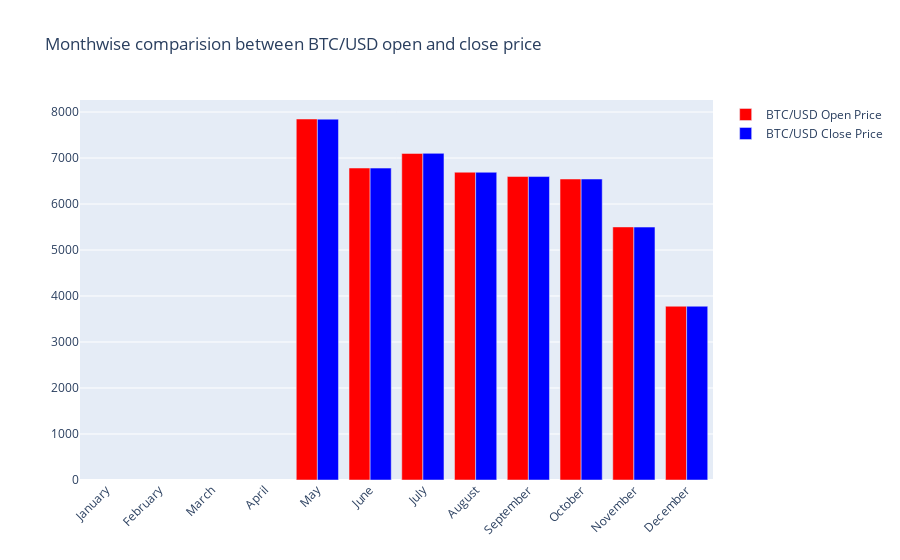

Notebook source saved alongside this figure:
### Markdown cell above
#### 2018

### Code cell
analyze_per_year('2018',df)

### Figure 1 — Plotly figure (JSON) as saved in the notebook; plotly's stock layout.template omitted (floating-point values rounded to 4 significant figures)
{"data": [{"marker": {"color": "red"}, "name": "BTC/USD Open Price", "type": "bar", "x": ["January", "February", "March", "April", "May", "June", "July", "August", "September", "October", "November", "December"], "y": [null, null, null, null, 7848.0, 6783.0, 7100.0, 6692.0, 6598.0, 6544.0, 5502.0, 3778.0]}, {"marker": {"color": "blue"}, "name": "BTC/USD Close Price", "type": "bar", "x": ["January", "February", "March", "April", "May", "June", "July", "August", "September", "October", "November", "December"], "y": [null, null, null, null, 7845.0, 6781.0, 7101.0, 6691.0, 6597.0, 6543.0, 5499.0, 3778.0]}], "layout": {"barmode": "group", "title": {"text": "Monthwise comparision between BTC/USD open and close price"}, "xaxis": {"tickangle": -45}}}
